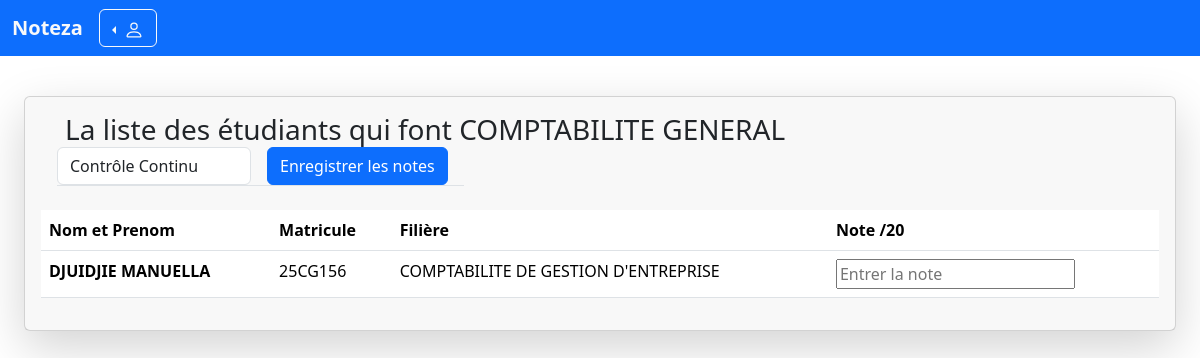
The app's page /add_note.php?idmatiere=11&iduser=7 (signed in) with its own data.
### tables this page shows
CREATE TABLE `matiere` (
  `idmatiere` int(11) NOT NULL,
  `iduser` int(11) NOT NULL,
  `nommatiere` char(32) DEFAULT NULL,
  `nbrecreditmatiere` char(32) DEFAULT NULL
);

CREATE TABLE `user` (
  `iduser` int(11) NOT NULL,
  `idfiliere` int(11) DEFAULT NULL,
  `nom` char(32) DEFAULT NULL,
  `prenom` char(32) DEFAULT NULL,
  `matricule` char(32) DEFAULT NULL,
  `mail` char(32) DEFAULT NULL,
  `numero` char(32) DEFAULT NULL,
  `username` char(32) DEFAULT NULL,
  `password` char(32) DEFAULT NULL,
  `role` char(32) DEFAULT NULL
);

CREATE TABLE `filiere` (
  `idfiliere` int(11) NOT NULL,
  `nomfiliere` char(255) DEFAULT NULL,
  `codefiliere` char(255) DEFAULT NULL
);

### models/matiere.php (called while the page is built, shortened)
<?php
class Matiere {
    public function getNamematiere($conn,$id){
        $req = $conn -> prepare ("SELECT * FROM matiere WHERE idmatiere = ? ");
        $req -> execute ([$id]);
        $raw = $req -> fetch();
        return $raw['nommatiere'];
    }
}
?>

### models/note.php (called while the page is built, shortened)
<?php
class Note {
    public function getStudents($conn,$idteacher,$idmatiere){
        $sql = "SELECT DISTINCT
            etu.iduser AS id_etudiant,
            etu.nom AS nom_etudiant,
            etu.prenom AS prenom_etudiant,
            matricule,f.nomfiliere
        FROM matiere m
        JOIN contient c ON m.idmatiere = c.idmatiere
        JOIN filiere f ON c.idfiliere = f.idfiliere
        JOIN user etu ON etu.idfiliere = f.idfiliere
        WHERE m.idmatiere = :idmatiere
        AND m.iduser = :idenseignant
        AND etu.role = 'student';
        ";
        $req = $conn -> prepare($sql);
        $req -> bindParam(':idmatiere', $idmatiere);
        $req -> bindParam(':idenseignant', $idteacher);
        $req -> execute();
        return $req -> fetchAll();
    }
}
?>

### add_note.php (the view, shortened to what this page needs)
<?php
    require_once 'models/user.php';
    require_once 'models/filiere.php';
    require_once 'models/matiere.php';
    require_once 'models/note.php';
    $matiere = new Matiere();
    $note = new Note();
    $idteacher = $_GET['iduser'];
    $idmatiere = $_GET['idmatiere'];
    $allStudents = $note->getStudents($conn,$idteacher,$idmatiere);
    $nom = $matiere->getNamematiere($conn,$idmatiere);
    require_once ('layouts/navbar.php');
?>
<form action="controllers/note.php" method="POST">
<div class="col-xl-12 px-4  my-4">
<div class="shadow-lg card">
    <div class="card-header py-3 border-0 px-3">
        <div class="d-flex flex-wrap px-3 mb-4">
            <div class="">
                <h3 class="heading m-0 mr-5 mx-2">La liste des étudiants qui font <?=$nom; ?></h3>
            </div>
            <ul class="nav nav-tabs dzm-tabs">
                <li class="nav-item" >
                    <select class="default-select form-control wide" name="type_examen" id="">
                        <option value="cc">Contrôle Continu</option>
                    </select>
                </li>
                <li>
                    <input type="submit" value="Enregistrer les notes" name="enregister" class="btn btn-primary mx-3">
                </li>
            </ul>
        </div>
<div class="table-responsive mt-3">
<table class="table " style="padding-left:4px">
    <thead>
        <tr>
            <th scope="col">Nom et Prenom</th>
            <th scope="col">Matricule</th>
            <th scope="col">Filière</th>
            <th scope="col">Note /20</th>
        </tr>
    </thead>
    <?php
        if ($allStudents > 0) {
        foreach ($allStudents as $row) { ?>
        <tr>
            <th scope="row"><?=$row['nom_etudiant'].' '.$row['prenom_etudiant']?></th>
            <td scope="row"><?=$row['matricule']?></td>
            <td scope="row"><?=$row['nomfiliere']?></td>
            <td scope="row"><input type="text" name="note[]" id="" required placeholder="Entrer la note"></td>
        </tr>
  <?php
}
}else {
echo "<tr><td colspan='4'>Aucun résultat trouvé</td></tr>"; }
echo "</table>";
?>
</form>

### records on screen
matiere: nommatiere "COMPTABILITE GENERAL"
user: nom "DJUIDJIE", prenom "MANUELLA", matricule "25CG156", idfiliere.nomfiliere "COMPTABILITE DE GESTION D'ENTREPRISE"
